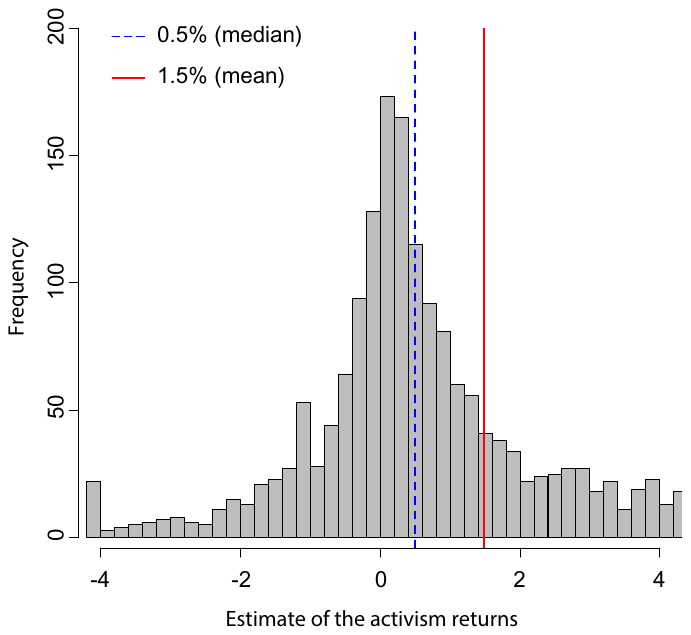
#> input picture activism/paper/figures/fig2.png, 691 x 635 px, found by its file name; its folder holds only this picture in this run
$ python audit_figures.py ../activism/paper/figures/fig2.png
#> lines starting #> are read from the running program, lines starting #| are printed output that depends on the picture; after the words box and inside, x2 and y2 are one past the last pixel; in counts of white or black regions, pixels touching at a corner belong together
#!/usr/bin/env python3
"""Tell a plot from a paragraph, in an already-extracted figure.

    python3 tools/audit_figures.py [<project> ...]        # report
    python3 tools/audit_figures.py --delete [<project>]   # and remove the paragraphs

Locating a figure from the PDF's word coordinates sometimes lands on body text instead, and
a crop of a paragraph looks entirely plausible in a file listing: right size, right shape,
plenty of ink. What separates them is that a plot has long unbroken strokes -- axes, frames,
box rules, plotted lines -- and running prose has none. Counting rows that contain one
sorts them without anybody looking.
"""

import json
import os
import sys

import numpy as np
from PIL import Image

ROOT = os.path.dirname(os.path.dirname(os.path.abspath(__file__)))


def reviewed():
    """Crops a person has already looked at and kept.

    The screen is a screen, not a proof: a sparse two-panel line plot with a row of axis
    ticks lands between the two calibrated bands and gets called prose. Deleting it would be
    wrong and leaving it reported forever is worse, because a standing warning is one nobody
    reads and a real bad crop then hides behind it."""
    path = os.path.join(ROOT, "tools", "figures_reviewed.json")
    if not os.path.exists(path):
        return {}
    return {k: v for k, v in json.load(open(path, encoding="utf-8")).items() if not k.startswith("_")}


def line_rhythm(path):
    """How often the image alternates between inked and blank rows, per hundred rows.

    Running prose is a stack of text lines separated by blank gaps, so it flips between
    inked and blank every dozen rows or so. A plot is one connected mass of drawing and
    flips a handful of times over its whole height. Measured over the papers converted so
    far the two do not overlap: artwork sits at 0.6-1.4 flips per hundred rows and text
    crops at 3.4-7.0."""
    a = np.asarray(Image.open(path).convert("L"))
    dark = a < 200
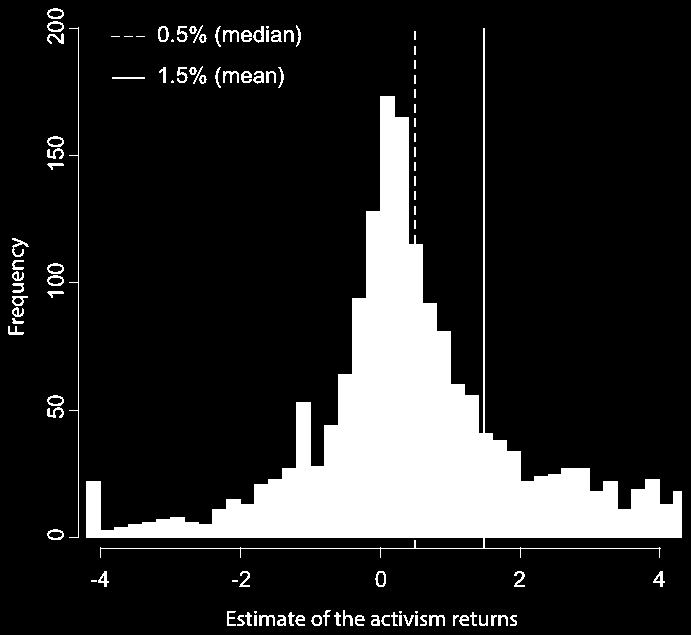
#> dark: shape (635, 691) bool; 15.6% white; 105 white regions (23 under 20 px), largest, box (x1, y1, x2, y2) and area: (86, 28, 682, 558) 62578, (69, 27, 79, 538) 556, (12, 238, 29, 257) 111
    rows = dark.any(axis=1).astype(np.int8)
#> rows = 635 values, max 1 at index 8, min 0 at index 0, mean 0.913
    if len(rows) < 4:
        return 99.0, dark.shape
    return float(np.abs(np.diff(rows)).sum()) / len(rows) * 100.0, dark.shape


def verdict(path):
    flips, shape = line_rhythm(path)
#> flips = 1.26; shape = (635, 691)
    if shape[0] < 200:
        return "sliver", flips, shape
    if flips > 2.5:
        return "prose", flips, shape
    return "plot", flips, shape


def main(argv):
    delete = "--delete" in argv
    projects = [a for a in argv if not a.startswith("--")]
    if not projects:
        projects = sorted(d for d in os.listdir(ROOT)
                          if os.path.isdir(os.path.join(ROOT, d, "paper", "figures")))
    bad = 0
    seen = 0
    for project in projects:
        d = os.path.join(ROOT, project, "paper", "figures")
        if not os.path.isdir(d):
            continue
        for name in sorted(os.listdir(d)):
            if not name.endswith(".png"):
                continue
            path = os.path.join(d, name)
            v, share, shape = verdict(path)
#> v = 'plot'; share = 1.26; shape = (635, 691)
            if v == "plot":
                continue
            if "%s/%s" % (project, name) in reviewed():
                seen += 1
                continue
            bad += 1
            print("%-20s %-12s %-7s flips/100rows %4.1f  %dx%d"
                  % (project, name, v, share, shape[1], shape[0]))
            if delete:
                os.remove(path)
    print("\n%d crop(s) look like text rather than artwork%s%s"
          % (bad, " -- deleted" if delete else "",
             "; %d reviewed and kept (tools/figures_reviewed.json)" % seen if seen else ""))
    return 0


if __name__ == "__main__":
    sys.exit(main(sys.argv[1:]))
#> (the program exits here)
